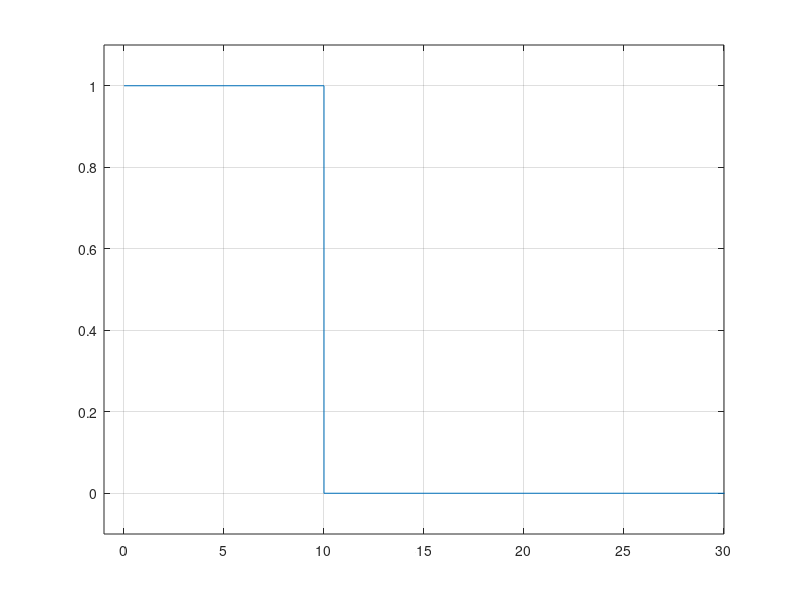
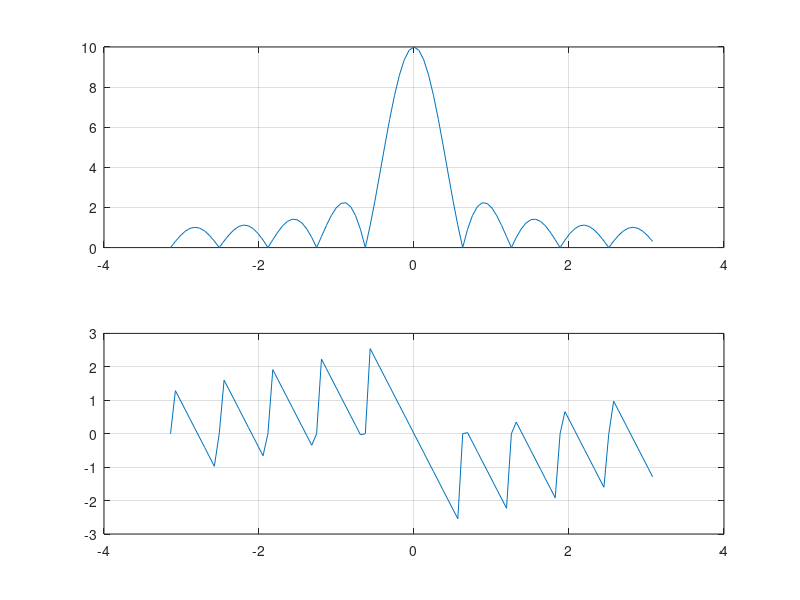

Reproduce these figures in MATLAB, in order. (Note: this script raises an error after producing the figures.)
%% Initialization
clear
clc
close all

%% Create and plot rect pulse

N = 100;    %N = the number of samples for the signal 
PulseWidth = 10;
t = [0:1:(N-1)];    %creates 100 element array w/ from 0 to 99 inclusive
x = [ones(1,PulseWidth), zeros(1,N-PulseWidth)];    

figure('Name', 'Graph of Rect Pulse');
stairs(t,x); grid on; axis([-1,30,-0.1,1.1]); 

%% Obtain Fourier transformed function and plot fourier spectra

Xf = fft(x); %Perform fourier transform on rectangular pulse x.

%define the complex func's domain, w
f = [-(N/2):1:(N/2)-1]*(1/N);       
w = 2*pi*f; %convert radial freq (rad/s)

figure('Name', 'Fourier Spectra for Pulse');
subplot(211); plot(w,fftshift( abs(Xf))); grid on;  %plot amplitude spectra
subplot(212); plot(w,fftshift(angle(Xf))); grid on; %plot phase spectra

%% Perform inverse fourier transform and compare to orginal function x

xhat = ifft(Xf);    %perform the inverse fourier transform on Xf

%compare the vectors
result = areVectorsNearIdentical(x, xhat, 1e-5);
if result
    disp('Vectors are near identical.');
else
    disp('Vectors are not near identical.');
end

figure('Name', 'Showing F^-1{X(w)} ~ x(t)');
stairs(t,xhat); grid on; axis([-1,30,-0.1,1.1]);  
